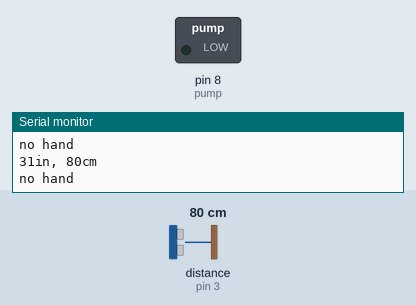
Simulated run of this sketch. Board: Arduino Uno, built with avr-gcc and run on an emulated ATmega328P. On the bench: switched loads named in the sketch (green lamp = pin HIGH), the last lines printed to the serial monitor. Wiring (inferred from the names in the program): ultrasonic range finder: trigger pin 2; echo pin 3. The test bench sets the inputs (shaded band); at power-on: distance to the obstacle (sensor on pin 3) 80 cm. The echo pulse lasts 58.3 µs per cm; pins used as bus, display or sensor lines are not drawn.

Above: at 1.2 s.
1.3 s: distance to the obstacle (sensor on pin 3) set to 14 cm
2.8 s: distance to the obstacle (sensor on pin 3) set to 11 cm
At 4.2 s:
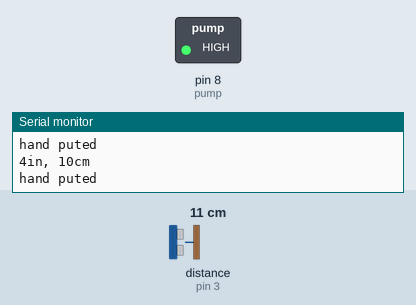
4.5 s: distance to the obstacle (sensor on pin 3) set to 18 cm
At 5.6 s:
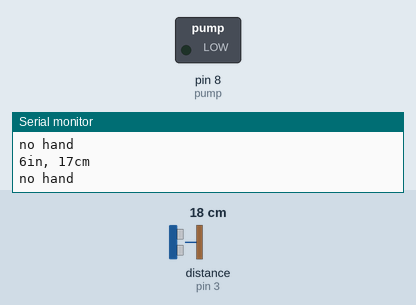
6.0 s: distance to the obstacle (sensor on pin 3) set to 2 cm
At 7.1 s:
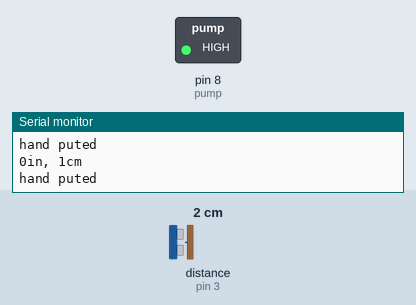
Timing chart, 0 to 8.5 s (numbered marks = the images above; inputs shaded):
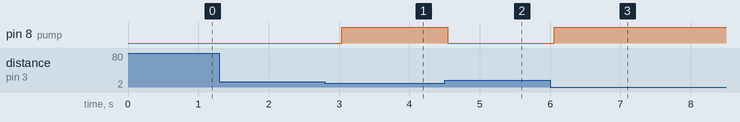

Measured:
- the behaviour switches between 13 and 12 cm on distance to the obstacle (sensor on pin 3) (found by bisection; images 0 and 1)
- after the input at 2.8 s, pin 8 (pump): LOW → HIGH after 0.24 s
- after the input at 4.5 s, pin 8 (pump): HIGH → LOW after 0.05 s
- after the input at 6.0 s, pin 8 (pump): LOW → HIGH after 0.06 s

The sketch:

Sanitizer_.ino
```cpp
//Ultasonic Sensor


//Pins connected to the ultrasonic sensor

#define trigPin  2

#define echoPin 3

#define pump 8

int range = 5;//range in inches


void setup() {

  // initialize serial communication:

  Serial.begin(9600);

  //initialize the sensor pins

  pinMode(trigPin, OUTPUT);

  pinMode(echoPin, INPUT);

  //initialize LED pins

  pinMode(pump, OUTPUT);

  digitalWrite(pump, LOW);


}

void loop()

{

  // establish variables for duration of the ping,

  // and the distance result in inches and centimeters:

  long duration, inches, cm;


  // The PING))) is triggered by a HIGH pulse of 2 or more microseconds.

  // Give a short LOW pulse beforehand to ensure a clean HIGH pulse:

  digitalWrite(trigPin, LOW);

  delayMicroseconds(2);

  digitalWrite(trigPin, HIGH);

  delayMicroseconds(10 );

  digitalWrite(trigPin, LOW);


  // Take reading on echo pin

  duration = pulseIn(echoPin, HIGH);


  // convert the time into a distance

  inches = microsecondsToInches(duration);

  cm = microsecondsToCentimeters(duration);


  Serial.print(inches);

  Serial.print("in, ");

  Serial.print(cm);

  Serial.print("cm");

  Serial.println();


  if(inches < 5) {

    Serial.println("hand puted");


    digitalWrite(pump, HIGH);


    delay(100);

  } else {

    Serial.println("no hand");

     digitalWrite(pump, LOW);

     delay(100);

  }


  delay(200);

}


long microsecondsToInches(long microseconds)

{


  return microseconds / 74 / 2;

}


long microsecondsToCentimeters(long microseconds)

{

  // The speed of sound is 340 m/s or 29 microseconds per centimeter.

  // The ping travels out and back, so to find the distance of the

  // object we take half of the distance travelled.

  return microseconds / 29 / 2;

}
```
